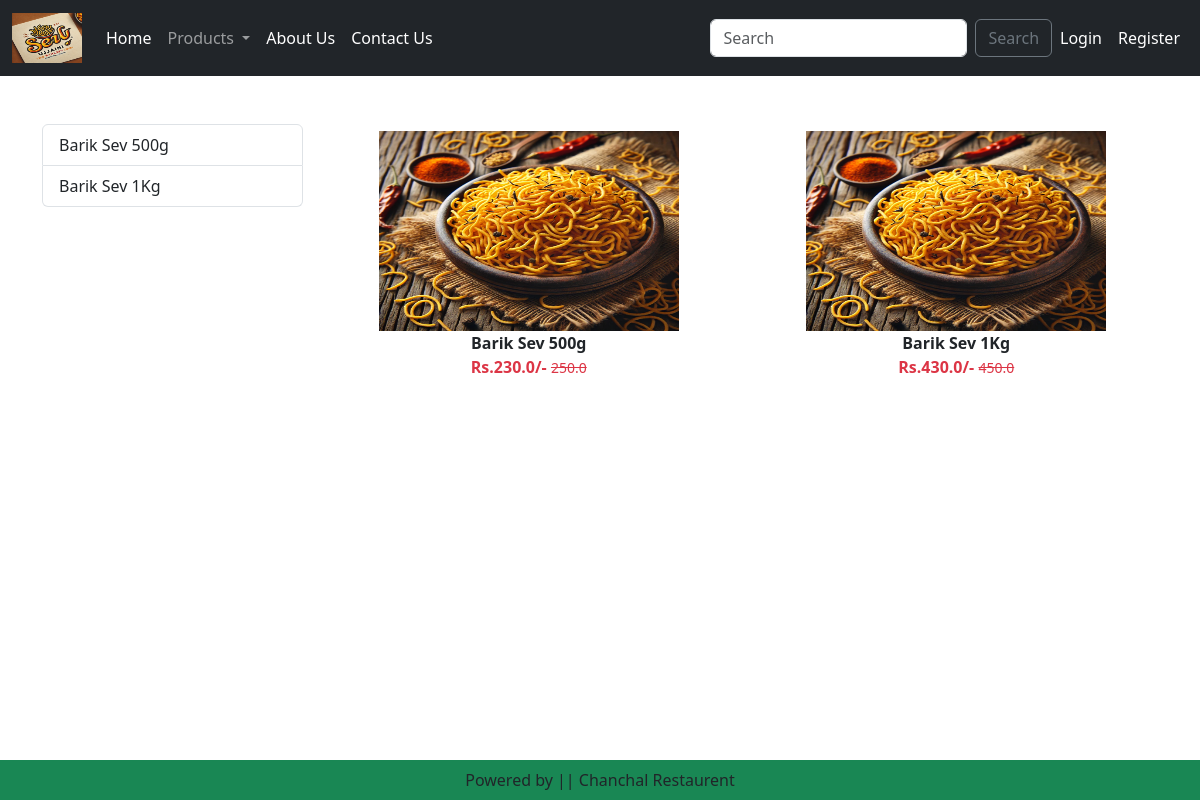
The page /category/BS on the database its author committed.
### home/models.py (models this page shows, shortened)
class Product(models.Model):
    title = models.CharField(max_length=100)
    sp = models.FloatField()
    dp = models.FloatField()
    desc = models.TextField()
    composition = models.TextField(default='')
    prodapp = models.TextField(default='')
    category = models.CharField(choices=CATEGORY_CHOICES, max_length=2)
    product_image = models.ImageField(upload_to='product')

### home/views.py (the view)
# urls.py: path('category/<slug:val>', views.CategoryView.as_view(), name='category'),
class CategoryView(View):
    def get(self, request, val):
        product = Product.objects.filter(category=val)
        title = Product.objects.filter(category=val).values('title')
        return render(request, 'home/category.html', locals())

### home/templates/home/category.html (shortened to what this page needs)
{% extends 'home/base.html' %}
{% load static %}
{% block main-content %}
    <div class="container my-5">
        <div class="row">
            <div class="col-sm-3">
                <div class="list-group">
                    {% for val in title %}
                        <a href="{% url 'category-title' val.title %}" class="list-group-item list-group-item-action" aria-current="true">{{val.title}}</a>
                    {% endfor %}
                </div>
            </div>
            <div class="col-sm-9">
                <div class="row">
                    {% for prod in product %}
                        <div class="col text-center mb-4">
                            <a href="{% url 'product-detail' prod.id %}" class="btn">
                                <div>
                                    <img src="{{ prod.product_image.url }}" width="300px" height="200px"/>
                                    <div class="fw-bold">{{prod.title}}</div>
                                    <div class="fw-bold text-danger">
                                        Rs.{{prod.dp}}/-
                                        <small class="fw-light text-decoration-line-through">{{prod.sp}}</small>
                                    </div>
                                </div>
                            </a>
                        </div>
                    {% endfor %}
                </div>
            </div>
        </div>
    </div>
{% endblock main-content %}

### rows shown on the page
Product: product_image (picture), title "Barik Sev 500g", dp "230.0", sp "250.0"
Product: product_image (picture), title "Barik Sev 1Kg", dp "430.0", sp "450.0"

### other values the page prints
{{ val.title }} "Barik Sev 500g" "Barik Sev 1Kg"
